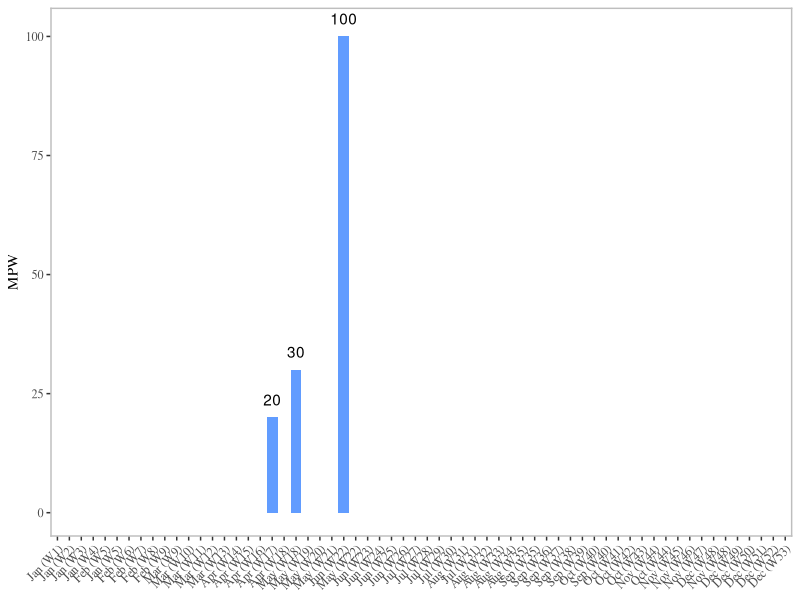
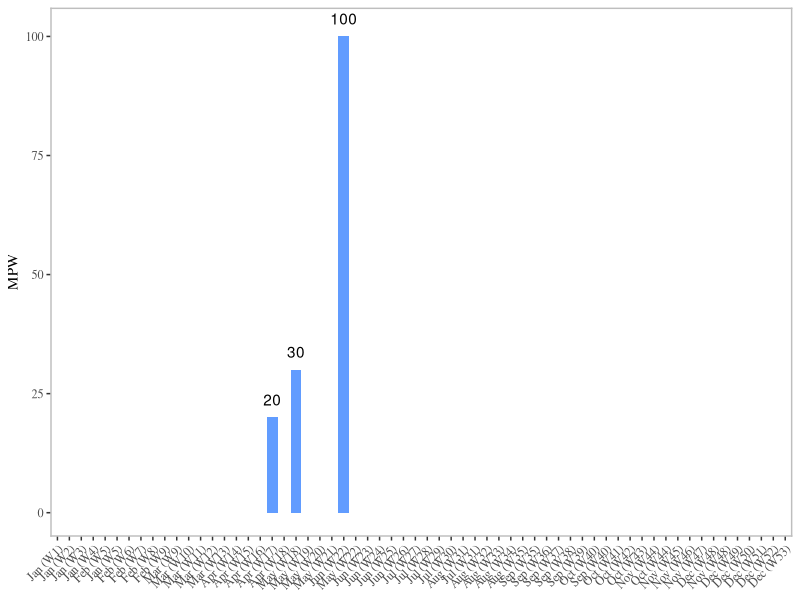

Write the R code that produced these figures, in order.
library(tidyverse)
library(lubridate)
library(ggthemes)
library(scales)

dat <- read_csv("data/run_log.csv")

dat <- dat %>% 
  group_by(date) %>% 
  summarise(miles = sum(miles),
            time = sum(time),
            time = as.numeric(time/60/60),
            notes = paste0(notes, collapse = '; ')) %>% 
  ungroup()

dat$date <- as.Date(dat$date, "%m-%d-%Y")
dat <- ungroup(dat)
class(dat$date)
mdat <- data.frame(date = as.Date(seq(mdy("01-01-2019"), mdy("12-31-2019"), by = "1 day")))
head(mdat)
mdat <- left_join(mdat, dat, by = "date")
mdat$month <- month(mdat$date, label = TRUE)
mdat$week <- floor_date(mdat$date, unit="week", week_start=1)
mdat$week <- as.numeric(as.factor(mdat$week))
mdat$week_count <- paste0(mdat$month, " (W", mdat$week, ")")


head(mdat)
mdat$miles <- replace_na(mdat$miles, 0)

pdat1 <- mdat %>% 
  group_by(week_count) %>% 
  summarise(miles = sum(miles, na.rm = TRUE),
            time = sum(time, na.rm = TRUE),
            week = mean(week, na.rm = TRUE)) %>% 
  arrange(week) %>% 
  ungroup()

head(pdat1)

pdat1$week_count <- factor(pdat1$week_count, levels = pdat1$week_count, labels = pdat1$week_count)

ggplot(pdat1, aes(x=week_count,  y=miles)) +
  geom_bar(stat="identity", fill="#619CFF") +
  theme_tufte(11) +
  geom_text(data = filter(pdat1, miles > 0), aes(label=round(miles, 2)), vjust=-1) +
  annotate("segment", x=-Inf, xend=Inf, y=-Inf, yend=-Inf, color = "grey", size=1) + #Bottom
  annotate("segment", x=-Inf, xend=-Inf, y=-Inf, yend=Inf, color = "grey", size=1) + # Left
  annotate("segment", x=Inf, xend=Inf, y=-Inf, yend=Inf, color = "grey", size=1) + # Right
  annotate("segment", x=-Inf, xend=Inf, y=Inf, yend=Inf, color = "grey", size=1) + # Top
  labs(x=NULL, y="MPW") +
  ylim(0, max(pdat1$miles) + 1) +
  theme(axis.text.x = element_text(angle=45, vjust=1, hjust=1)) +
  NULL

ggsave("figures/mpw_bar.png", width = 12, height = 6)
